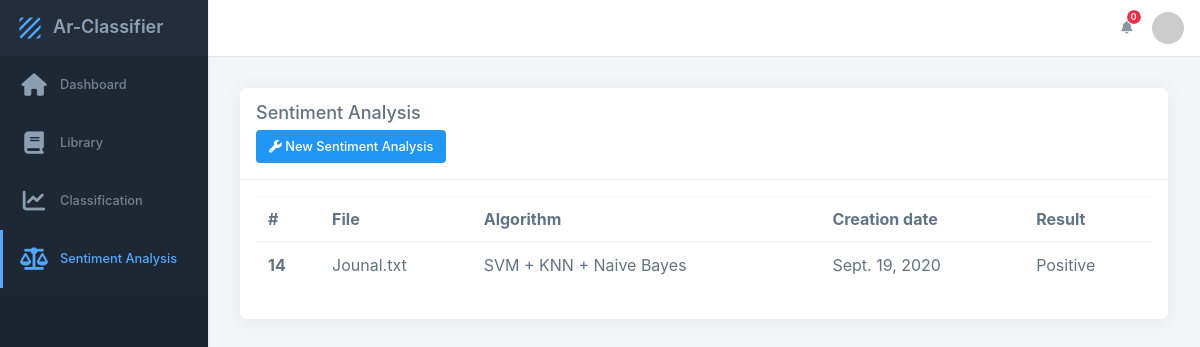
/sentiment (signed in), run on the app's committed database.
### ArClassifier/models.py (models this page shows, shortened)
class Classification(models.Model):
    training_set = models.ForeignKey(TrainingSet, related_name='classification_trainingset', on_delete=models.CASCADE)
    file = models.ForeignKey(Dataset, related_name='file_classification', on_delete=models.CASCADE)
    project = models.ForeignKey(Project, related_name='project_classification', on_delete=models.CASCADE)
    algorithm = models.CharField(max_length=255, default="SVM + KNN + Naive Bayes")
    k_value = models.CharField(max_length=255, default=None, blank=True, null=True)
    type = models.CharField(max_length=255, default="Classification")
    creation_date = models.DateField()

class Dataset(models.Model):
    name = models.CharField(max_length=255)
    path = models.CharField(max_length=255)
    creation_date = models.DateField()
    project = models.ForeignKey(Project, related_name='project_project', on_delete=models.CASCADE)

### ArClassifier/views.py (the view)
# urls.py: path('sentiment', views.sentiment_analysis_projects_view, name='snetiment_analysis_project'),
def sentiment_analysis_projects_view(request):
    if 'user_email' in request.session:
        user_email = request.session['user_email']
        current_user = MyUser.objects.filter(email__exact=user_email).first()
        p = Project.objects.filter(owner=current_user).first()
        classifications = Classification.objects.filter(project=p, type__endswith='ve')
        hasClassification = False
        if len(classifications) > 0:
            hasClassification = True
        context = {
            'project': p,
            'hasClassification': hasClassification,
            'classifications': classifications
        }
        return render(request, 'sentiment_analysis_project.html', context)

### templates/sentiment_analysis_project.html (shortened to what this page needs)
{% load static %}
<html lang="en">
<head>
    <link rel="stylesheet" href="https://maxcdn.bootstrapcdn.com/bootstrap/4.0.0/css/bootstrap.min.css">
    <link rel="stylesheet" type="text/css" class="__meteor-css__" href="{% static 'css/index.css' %}">
</head>
<body class="fixed-aside fixed-content" data-gr-c-s-loaded="true">
<div class="app" id="app">
    <div id="aside" class="app-aside fade box-shadow-x nav-expand dark fixed-aside fixed-content" aria-hidden="true">
        <div class="sidenav modal-dialog dk">
            <div class="navbar lt">
                <a href="/" class="navbar-brand">
                    <span class="hidden-folded d-inline">Ar-Classifier</span>
                </a>
            </div>
            <div class="flex hide-scroll">
                <div class="scroll">
                    <div class="nav-border b-primary" data-nav="data-nav">
                        <ul class="nav bg">
                            <li class="sidenavb" id="dashboardLink">
                                <a href="{% url 'home' %}">
                                    <span class="nav-icon"> <i class="fa fa-home"></i> </span>
                                    <span class="nav-text">Dashboard</span>
                                </a>
                            </li>
                            <li class="sidenavb">
                                <a href="{% url 'library' %}">
                                    <span class="nav-icon"> <i class="fa fa-book"></i> </span>
                                    <span class="nav-text">Library</span>
                                </a>
                            </li>
                            <li class="sidenavb">
                                <a href="{% url 'classification_project' %}">
                                    <span class="nav-icon"> <i class="fa fa-chart-line"></i> </span>
                                    <span class="nav-text">Classification</span>
                                </a>
                            </li>
                            <li class="sidenavb active">
                                <a href="{% url 'snetiment_analysis_project' %}">
                                    <span class="nav-icon"> <i class="fa fa-balance-scale"></i> </span>
                                    <span class="nav-text">Sentiment Analysis</span>
                                </a>
                            </li>
                            <li class="pb-2 hidden-folded"></li>
                        </ul>
                    </div>
                </div>
            </div>
        </div>
    </div>
    <div id="content" class="app-content box-shadow-5 box-radius-7" role="main">
        <div class="content-header white box-shadow-0" id="content-header">
            <div class="navbar navbar-expand-lg">
                <div class="navbar-text nav-title flex" id="pageTitle"></div>
                <ul class="nav flex-row order-lg-2">
                    <li class="nav-item dropdown">
                        <a class="nav-link px-3" data-toggle="dropdown">
                            <i class="fa fa-bell text-muted"></i>
                            <span class="badge badge-pill up danger">0</span>
                        </a>
                    </li>
                    <li class="dropdown d-flex align-items-center">
                        <a href="#" data-toggle="dropdown" class="d-flex align-items-center" aria-expanded="false">
                <span class="avatar w-32">
                  <img src="https://www.gravatar.com/avatar/1670ab8f230b4899aa093073edae031a?s=200&amp;d=mm">
                </span>
                        </a>
                    </li>
                </ul>
            </div>
        </div>
        <div class="content-main" id="content-main">
            <div class="padding">
                <div class="row">
                    <div class="col-md-12">
                        <div class="row">
                            <div class="col-md-12">
                                <div class="box fadeIn animated">
                                    <div class="box-header">
                                        <h2>Sentiment Analysis</h2>
                                        <div class="ml-auto">
                                            <a href="{% url 'sentiment' project.id %}"><button class="btn btn-fw mr-3 d-inline text-white w blue mt-2">
                                                <i class="fa fa-wrench"></i> New Sentiment Analysis
                                            </button></a>
                                        </div>
                                    </div>
                                    <div class="box-divider m-0"></div>
                                    <div class="box-body">
                                        {% if hasClassification %}
                                            <table class="table table-hover">
                                                <thead>
                                                <tr>
                                                    <th scope="col">#</th>
                                                    <th scope="col">File</th>
                                                    <th scope="col">Algorithm</th>
                                                    <th scope="col">Creation date</th>
                                                    <th scope="col">Result</th>
                                                </tr>
                                                </thead>
                                                <tbody>
                                                {% for classification in classifications %}
                                                    <tr>
                                                        <th scope="row">{{ classification.id }}</th>
                                                        <td>{{ classification.file.name }}</td>
                                                        <td>
                                                            {{ classification.algorithm }}
                                                        </td>
                                                        <td>{{ classification.creation_date }}</td>
                                                        <td>
                                                            {{ classification.type }}
                                                        </td>
                                                    </tr>
                                                {% endfor %}
                                                </tbody>
                                            </table>
                                        {% else %}
                                            <div style="text-align: center;">
                                                <img height="252" viewBox="0 0 150 150" width="auto" src="{% static 'media/class.png' %}"/>
                                            </div>
                                            <h5 class="heading" style="text-align: center"><span>You have not started a classification yet.</span></h5>
                                        {% endif %}
                                    </div>
                                </div>
                            </div>
                        </div>
                    </div>
                </div>
            </div>
        </div>
    </div>
</div>
</body>
</html>

### templates/sentiment_analysis_project.html (style rules this page uses)
.animated { -webkit-animation-duration:1s;animation-duration:1s;-webkit-animation-fill-mode:both;animation-fill-mode:both }

### data on the page
Classification: id "14", file.name "Jounal.txt", algorithm "SVM + KNN + Naive Bayes", creation_date "Sept. 19, 2020", type "Positive"
